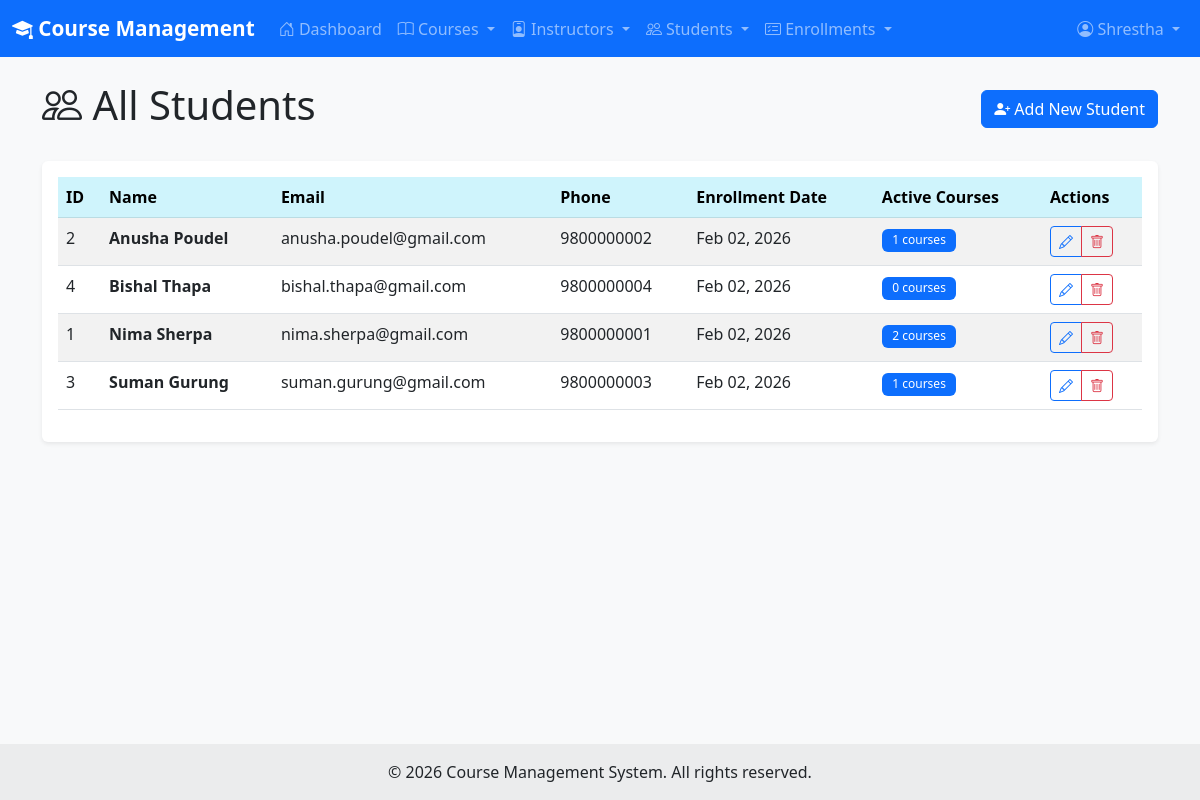
/students/list.php (signed in), run on the app's committed database.
### tables this page shows
CREATE TABLE students (
    student_id INT PRIMARY KEY AUTO_INCREMENT,
    first_name VARCHAR(50) NOT NULL,
    last_name VARCHAR(50) NOT NULL,
    email VARCHAR(100) NOT NULL UNIQUE,
    password VARCHAR(255) NOT NULL,
    phone VARCHAR(20),
    date_of_birth DATE,
    address TEXT,
    enrollment_date DATE DEFAULT (CURRENT_DATE),
    is_active TINYINT(1) DEFAULT 1,
    created_at TIMESTAMP DEFAULT CURRENT_TIMESTAMP,
    updated_at TIMESTAMP DEFAULT CURRENT_TIMESTAMP ON UPDATE CURRENT_TIMESTAMP,
    last_login TIMESTAMP NULL,
    INDEX idx_email (email),
    INDEX idx_active (is_active)
);

### includes/functions.php (called while the page is built, shortened)
<?php
function isStudentRole() {
    return isset($_SESSION['role']) && $_SESSION['role'] === 'student';
}
function h($string) {
    return htmlspecialchars($string ?? '', ENT_QUOTES, 'UTF-8');
}
function formatDate($date) {
    return date('M d, Y', strtotime($date));
}
function getAll($pdo, $sql, $params = []) {
    $stmt = $pdo->prepare($sql);
    $stmt->execute($params);
    return $stmt->fetchAll();
}

### public/students/list.php (the view, shortened to what this page needs)
<?php
require_once '../../config/db.php';
require_once '../../includes/functions.php';
$userId = $_SESSION['user_id'] ?? null;
if (isStudentRole()) {
    $pageTitle = 'My Classmates';
    $students = getStudentClassmates($pdo, $userId);
} else {
    $pageTitle = 'All Students';
    try {
        $sql = "SELECT s.student_id, s.first_name, s.last_name, s.email, s.phone, s.enrollment_date,
                (SELECT COUNT(*) FROM enrollments e WHERE e.student_id = s.student_id AND e.status = 'Active') as course_count
                FROM students s
                ORDER BY s.first_name, s.last_name";
        $students = getAll($pdo, $sql);
    } catch (PDOException $e) {
        error_log("Students List Error: " . $e->getMessage());
        setMessage("Error loading students", "error");
        $students = [];
    }
}
include '../../includes/header.php';
?>
<div class="d-flex justify-content-between align-items-center mb-4">
    <h1><i class="bi bi-people"></i> <?= h($pageTitle) ?></h1>
    <?php if (!isStudentRole()): ?>
        <a href="add.php" class="btn btn-primary">
            <i class="bi bi-person-plus-fill"></i> Add New Student
        </a>
    <?php endif; ?>
</div>
<?php if (isStudentRole() && empty($students)): ?>
    <div class="alert alert-info">
        <i class="bi bi-info-circle"></i> You don't have any classmates yet. Enroll in courses to see other students.
    </div>
<?php else: ?>
    <div class="card">
        <div class="card-body">
            <div class="table-responsive">
                <table class="table table-striped table-hover">
                    <thead class="table-info">
                        <tr>
                            <?php if (!isStudentRole()): ?>
                                <th>ID</th>
                            <?php endif; ?>
                            <th>Name</th>
                            <th>Email</th>
                            <?php if (!isStudentRole()): ?>
                                <th>Phone</th>
                                <th>Enrollment Date</th>
                            <?php endif; ?>
                            <?php if (isStudentRole()): ?>
                                <th>Shared Courses</th>
                            <?php else: ?>
                                <th>Active Courses</th>
                                <th>Actions</th>
                            <?php endif; ?>
                        </tr>
                    </thead>
                    <tbody>
                        <?php if (empty($students)): ?>
                            <tr>
                                <td colspan="<?= isStudentRole() ? '3' : '7' ?>" class="text-center text-muted">No students found</td>
                            </tr>
                        <?php else: ?>
                            <?php foreach ($students as $student): ?>
                                <tr>
                                    <?php if (!isStudentRole()): ?>
                                        <td><?= h($student['student_id']) ?></td>
                                    <?php endif; ?>
                                    <td><strong><?= h($student['first_name'] . ' ' . $student['last_name']) ?></strong></td>
                                    <td><?= h($student['email']) ?></td>
                                    <?php if (!isStudentRole()): ?>
                                        <td><?= h($student['phone'] ?? '-') ?></td>
                                        <td><?= formatDate($student['enrollment_date']) ?></td>
                                    <?php endif; ?>
                                    <?php if (isStudentRole()): ?>
                                        <td>
                                            <span class="badge bg-primary"><?= h($student['shared_courses']) ?> courses</span>
                                        </td>
                                    <?php else: ?>
                                        <td>
                                            <span class="badge bg-primary"><?= h($student['course_count']) ?> courses</span>
                                        </td>
                                        <td>
                                            <div class="btn-group btn-group-sm" role="group">
                                                <a href="edit.php?id=<?= h($student['student_id']) ?>"
                                                   class="btn btn-outline-primary"
                                                   title="Edit">
                                                    <i class="bi bi-pencil"></i>
                                                </a>
                                                <button type="button"
                                                        class="btn btn-outline-danger"
                                                        onclick="confirmDelete(<?= h($student['student_id']) ?>, '<?= h($student['first_name'] . ' ' . $student['last_name']) ?>')"
                                                        title="Delete">
                                                    <i class="bi bi-trash"></i>
                                                </button>
                                            </div>
                                        </td>
                                    <?php endif; ?>
                                </tr>
                            <?php endforeach; ?>
                        <?php endif; ?>
                    </tbody>
                </table>
            </div>
        </div>
    </div>
<?php endif; ?>
<?php include '../../includes/footer.php'; ?>

### includes/header.php (style rules this page uses)
body { min-height: 100vh; display: flex; flex-direction: column; background-color: #f8f9fa; }
.card { box-shadow: 0 0.125rem 0.25rem rgba(0, 0, 0, 0.075); border: none; margin-bottom: 1.5rem; }
.badge { font-weight: 500; padding: 0.35rem 0.65rem; }

### data on the page
students: student_id "2", first_name+last_name "Anusha Poudel", email "anusha.poudel@gmail.com", phone "9800000002", enrollment_date "Feb 02, 2026", course_count "1"
students: student_id "4", first_name+last_name "Bishal Thapa", email "bishal.thapa@gmail.com", phone "9800000004", enrollment_date "Feb 02, 2026", course_count "0"
students: student_id "1", first_name+last_name "Nima Sherpa", email "nima.sherpa@gmail.com", phone "9800000001", enrollment_date "Feb 02, 2026", course_count "2"
students: student_id "3", first_name+last_name "Suman Gurung", email "suman.gurung@gmail.com", phone "9800000003", enrollment_date "Feb 02, 2026", course_count "1"

### other printed values
$_SESSION['user_name'] "Shrestha"
$pageTitle "All Students"
